Frame 1 (no input): blank canvas, image omitted
Frame 60 (the mouse pressed at the canvas centre just before this capture): blank canvas, image omitted
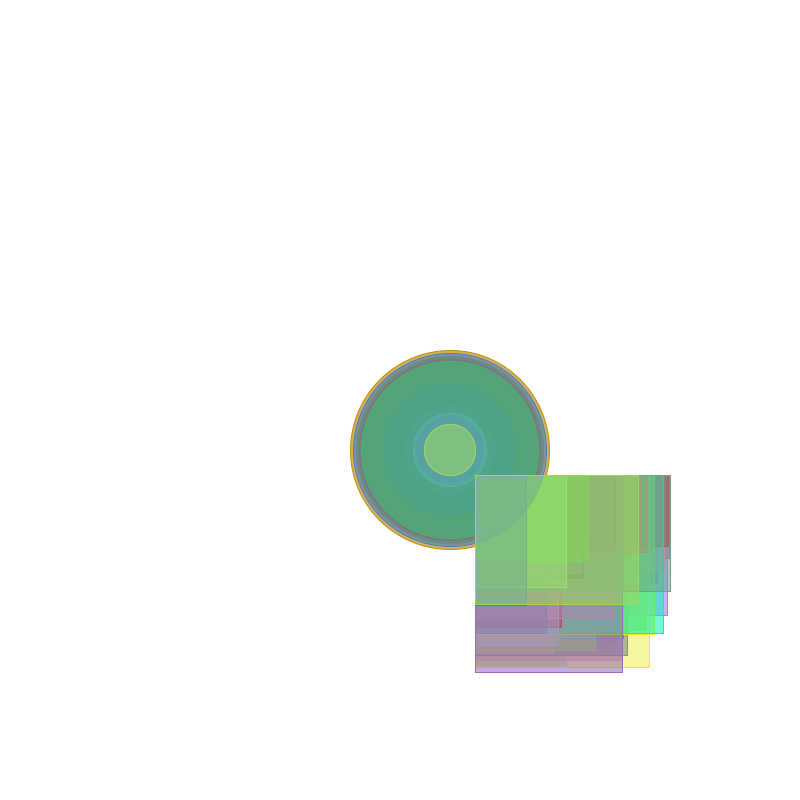
Frame 120 (the mouse held since frame 60 and released just before this capture)

The Processing sketch whose frames 1 and 60 were blank and that drew this single picture after the mouse press (run headless with seeded random() and noise(); from frame 60 on, the mouse is pressed at the canvas centre):

// Processing sketch: sketch_02_mousePressedCircleArt
// ── sketch_02_mousePressedCircleArt.pde
void setup () {
  size (800, 800);
  background (255);
}

void draw () {
  if (mousePressed) {
    float r = random (255);
    float g = random (255);
    float b = random (255);
    stroke (r, g, b);
    fill (r, g, b, random (100,200));
    circle (mouseX+50, mouseY+50, random (50, 200));
    rect (mouseX+75, mouseY+75, random (50, 200), random (50, 200));
  }
}

//void mousePressed () {
//  float r = random (255);
//  float g = random (255);
//  float b = random (255);
//  stroke (r, g, b);
//  fill (r, g, b);
//  circle (mouseX, mouseY, random (50, 200));
//  }

void keyPressed () {
  if (key == 'r' || key == 'R') {
    background (255);
  }
}
